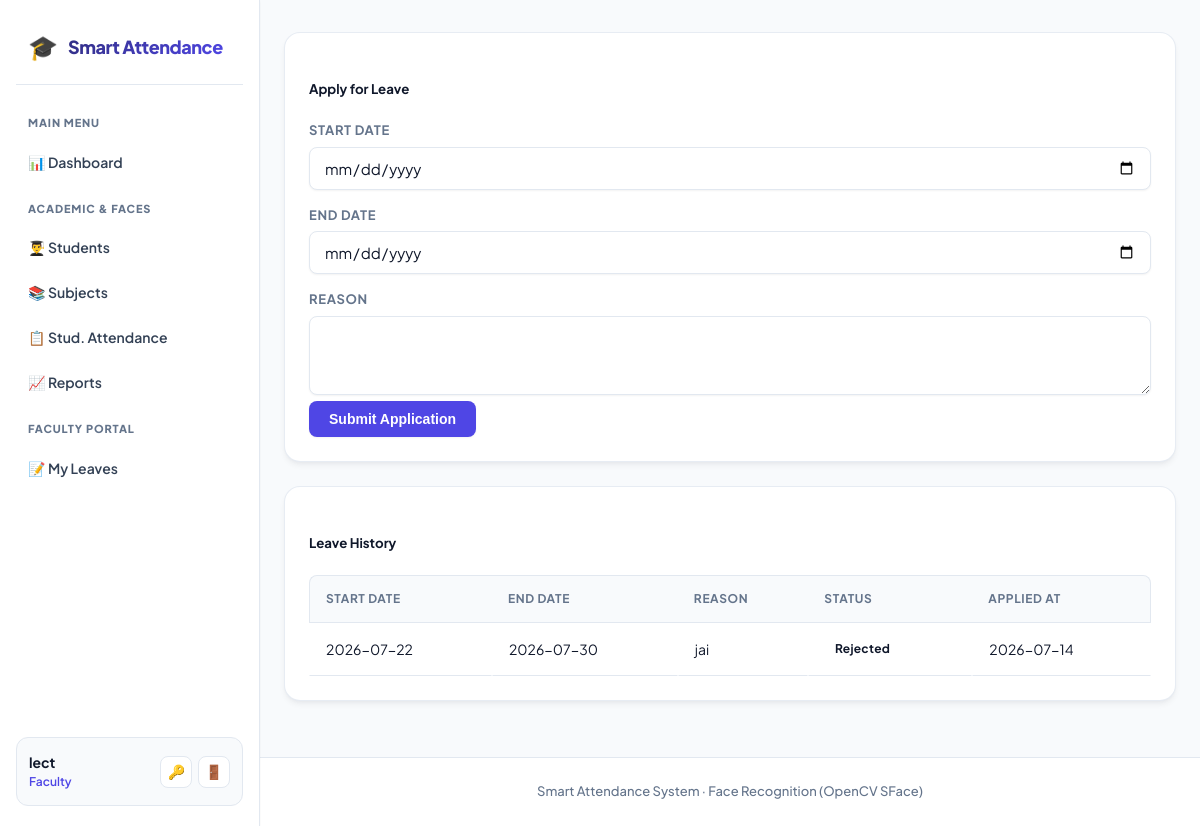
Page /faculty/leaves (signed in) on the earlier database version.
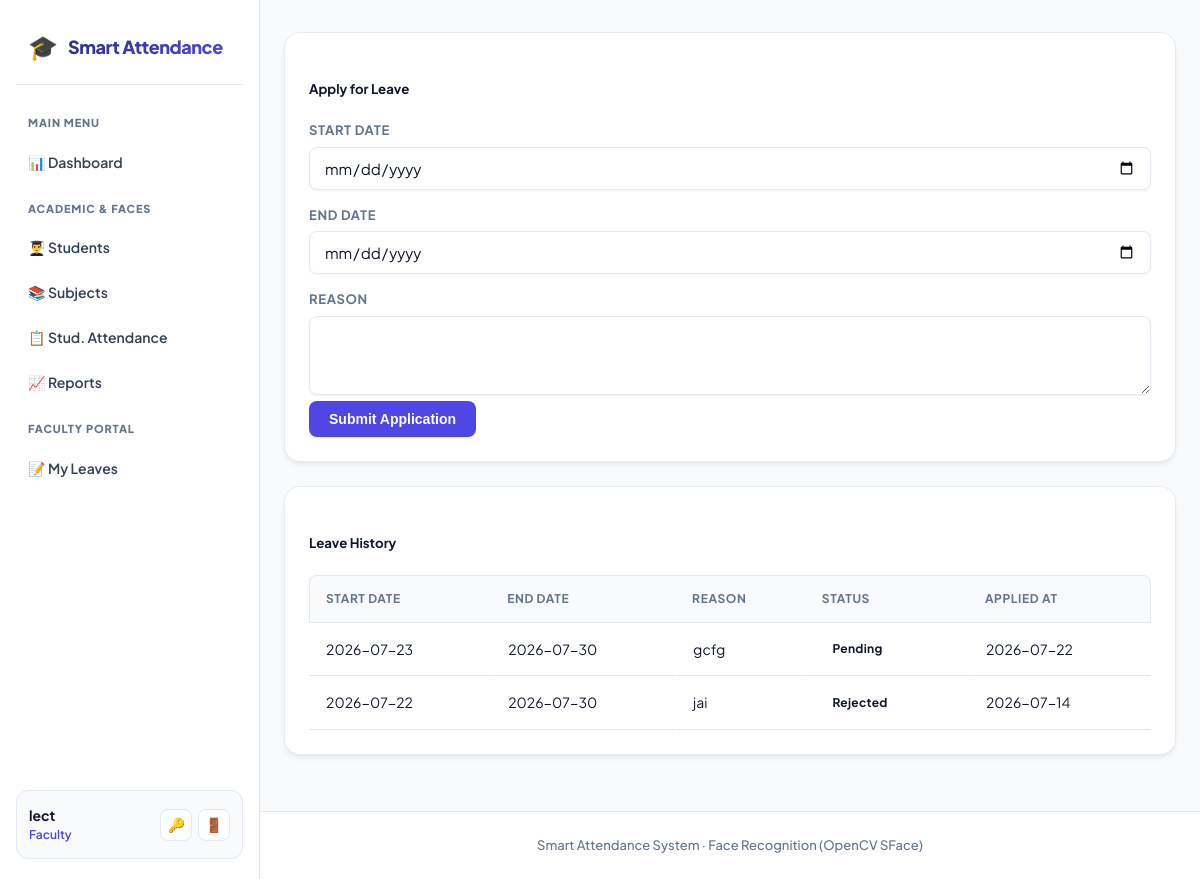
Same page on the later database version.
### models.py (models this page shows, shortened)
class LeaveApplication(db.Model):
    __tablename__ = "leave_applications"
    id = db.Column(db.Integer, primary_key=True)
    user_id = db.Column(db.Integer, db.ForeignKey("users.id"), nullable=False)
    user = db.relationship("User", backref=db.backref("leaves", lazy=True))
    start_date = db.Column(db.Date, nullable=False)
    end_date = db.Column(db.Date, nullable=False)
    reason = db.Column(db.Text, nullable=False)
    status = db.Column(db.String(20), default="pending")  # pending, approved, rejected
    created_at = db.Column(db.DateTime, default=datetime.utcnow)

### blueprints/faculty.py (the view, shortened to what this page needs)
@faculty_bp.route("/leaves", methods=["GET", "POST"])
@login_required
@roles_required(ROLE_FACULTY)
def leaves():
    my_leaves = LeaveApplication.query.filter_by(user_id=current_user.id).order_by(LeaveApplication.created_at.desc()).all()
    return render_template("faculty/leaves.html", leaves=my_leaves, today=date.today().isoformat())

### templates/faculty/leaves.html (shortened to what this page needs)
{% extends "base.html" %}
{% block content %}
<div class="row mt-4">
    <div class="col-md-4">
        <div class="card shadow-sm mb-4">
            <div class="card-header bg-primary text-white">
                <h5 class="mb-0">Apply for Leave</h5>
            </div>
            <div class="card-body">
                <form method="post" action="{{ url_for('faculty.leaves') }}">
                    <div class="mb-3">
                        <label class="form-label">Start Date</label>
                        <input type="date" name="start_date" class="form-control" required min="{{ today }}">
                    </div>
                    <div class="mb-3">
                        <label class="form-label">End Date</label>
                        <input type="date" name="end_date" class="form-control" required min="{{ today }}">
                    </div>
                    <div class="mb-3">
                        <label class="form-label">Reason</label>
                        <textarea name="reason" class="form-control" rows="3" required></textarea>
                    </div>
                    <button type="submit" class="btn btn-primary w-100">Submit Application</button>
                </form>
            </div>
        </div>
    </div>
    <div class="col-md-8">
        <div class="card shadow-sm">
            <div class="card-header bg-light">
                <h5 class="mb-0">Leave History</h5>
            </div>
            <div class="card-body p-0">
                <div class="table-responsive">
                    <table class="table table-striped table-sm mb-0">
                        <thead class="table-light">
                            <tr>
                                <th>Start Date</th>
                                <th>End Date</th>
                                <th>Reason</th>
                                <th>Status</th>
                                <th>Applied At</th>
                            </tr>
                        </thead>
                        <tbody>
                            {% for leave in leaves %}
                            <tr>
                                <td>{{ leave.start_date }}</td>
                                <td>{{ leave.end_date }}</td>
                                <td>{{ leave.reason }}</td>
                                <td>
                                    {% if leave.status == 'pending' %}
                                        <span class="badge bg-warning text-dark">Pending</span>
                                    {% elif leave.status == 'approved' %}
                                        <span class="badge bg-success">Approved</span>
                                    {% else %}
                                        <span class="badge bg-danger">Rejected</span>
                                    {% endif %}
                                </td>
                                <td>{{ leave.created_at.strftime('%Y-%m-%d') }}</td>
                            </tr>
                            {% else %}
                            <tr><td colspan="5" class="text-center py-3">No leave applications found.</td></tr>
                            {% endfor %}
                        </tbody>
                    </table>
                </div>
            </div>
        </div>
    </div>
</div>
{% endblock %}

Differences in the rows shown:
added LeaveApplication: start_date "2026-07-23", end_date "2026-07-30", reason "gcfg", status "Pending", created_at "2026-07-22"
